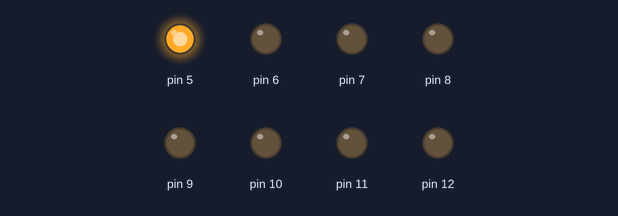
Bench run of a sketch on a simulated Arduino Uno, built with avr-gcc and run on an emulated ATmega328P. Parts: output pins drawn as LEDs (lit = HIGH).

Above: at 0.5 s.
At 2.5 s:
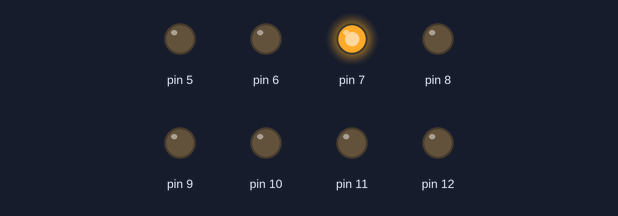
At 3.5 s:
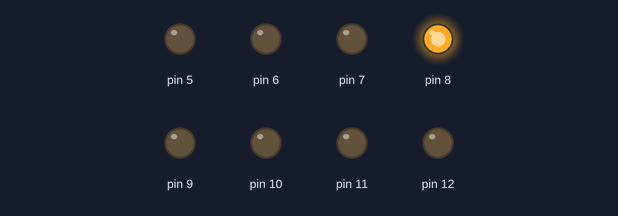
At 4.5 s:
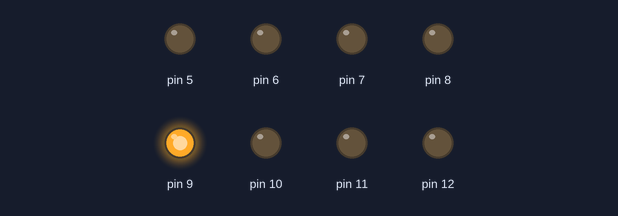
At 6.5 s:
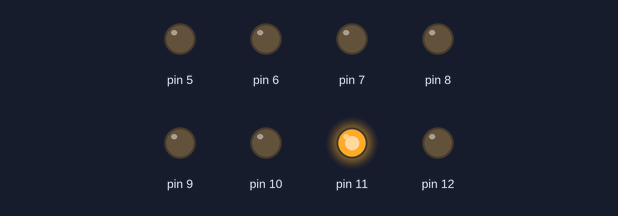
At 9.5 s:
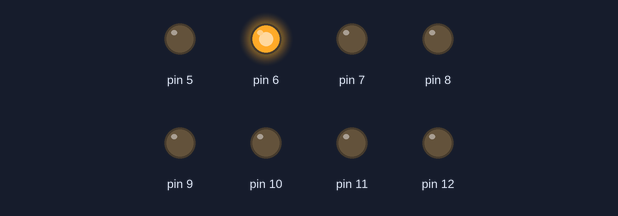
Timing chart, 0 to 10.4 s (numbered marks = the images above):
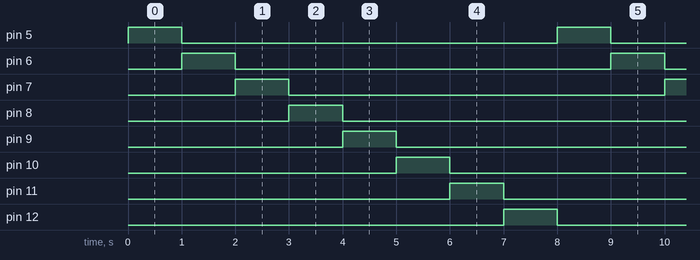

Measured:
- by itself, pin 5–12: alternates HIGH for 1.0 s and LOW for 7.0 s
- by itself, everything shown: repeats every 8.0 s, in 9 steps

The sketch:

8LED_s.ino
```cpp
void setup() {
  pinMode(5,OUTPUT);
  pinMode(6,OUTPUT);
  pinMode(7,OUTPUT);
  pinMode(8,OUTPUT);
  pinMode(9,OUTPUT);
  pinMode(10,OUTPUT);
  pinMode(11,OUTPUT);
  pinMode(12,OUTPUT);
}

void loop() {
  digitalWrite(5,HIGH);
  delay(1000);
  digitalWrite(6,HIGH);
  digitalWrite(5,LOW);
  delay(1000);
  digitalWrite(7,HIGH);
  digitalWrite(6,LOW);
  delay(1000);
  digitalWrite(8,HIGH);
  digitalWrite(7,LOW);
  delay(1000);
  digitalWrite(9,HIGH);
  digitalWrite(8,LOW);
  delay(1000);
  digitalWrite(10,HIGH);
  digitalWrite(9,LOW);
  delay(1000);
  digitalWrite(11,HIGH);
  digitalWrite(10,LOW);
  delay(1000);
  digitalWrite(12,HIGH);
  digitalWrite(10,LOW);
  digitalWrite(11,LOW);
  delay(1000);
  digitalWrite(12,LOW);
}
```
